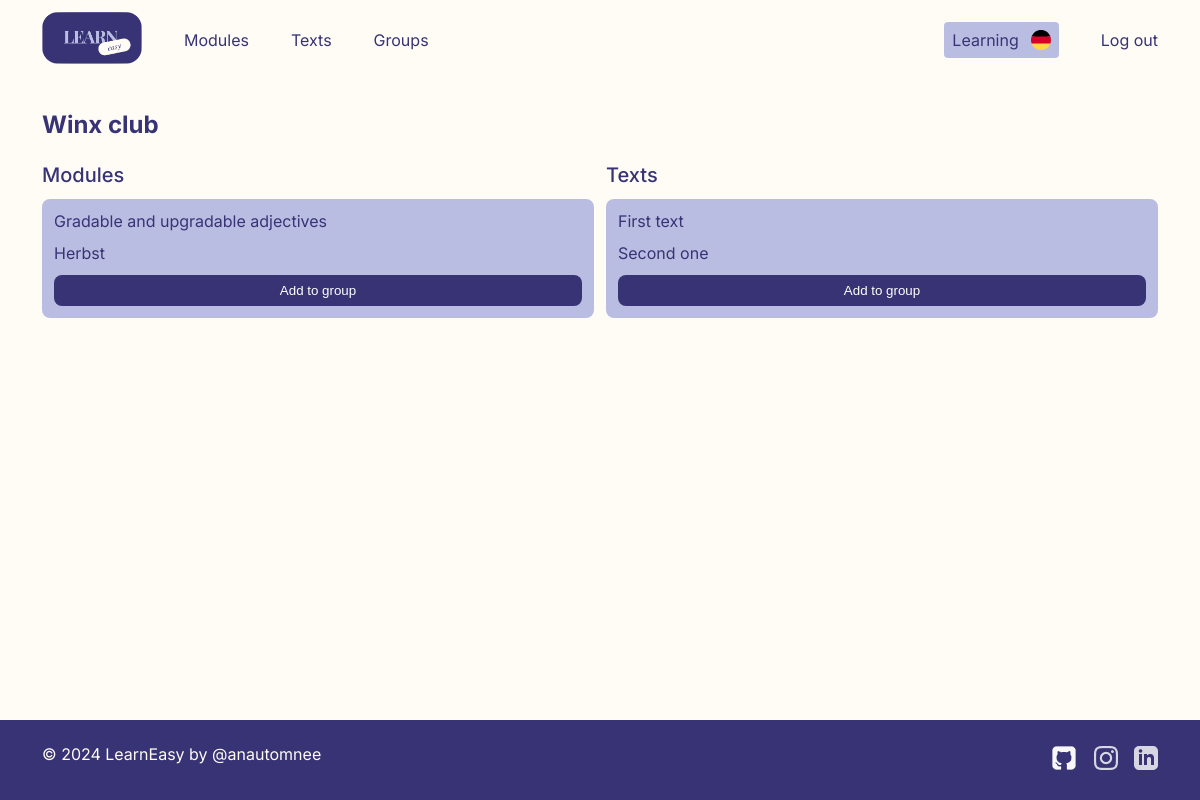
Page /group/2 (signed in) on the committed database.
### learneasy/models.py (models this page shows)
class Group(models.Model):
    group_name = models.CharField(max_length=64)
    group_owner = models.ForeignKey(User, on_delete=models.CASCADE,  related_name="user_groups")
    group_emoji = models.CharField(max_length=28, choices=EMOJI, default=EMOJI["SCHOOL"])

class Module(models.Model):
    module_name = models.CharField(max_length=64)
    module_group = models.ForeignKey(Group, on_delete=models.CASCADE, related_name="group_modules", null=True)
    module_owner = models.ForeignKey(User, on_delete=models.CASCADE,  related_name="user_modules")
    module_emoji = models.CharField(max_length=28, choices=EMOJI, default=EMOJI["OPEN BOOK"])

class Text(models.Model):
    text_name = models.CharField(max_length=64)
    text_content = models.TextField(max_length=8096)
    text_group = models.ForeignKey(Group, on_delete=models.CASCADE, related_name="group_texts", null=True)
    text_owner = models.ForeignKey(User, on_delete=models.CASCADE,  related_name="user_texts")
    text_emoji = models.CharField(max_length=28, choices=EMOJI, default=EMOJI["WRITING HAND"])

### learneasy/views.py (the view)
# urls.py: path("group/<int:id>", views.group, name="group"),
@login_required
def group(request, id):
    current_user = User.objects.get(username=request.user.username)
    lang = current_user.language
    current_group = Group.objects.get(id=id)
    group_modules = current_group.group_modules.all()
    group_texts = current_group.group_texts.all()
    if current_group.group_owner.username != request.user.username:
        return render(request, "learneasy/error.html")
    modules = current_user.user_modules.all()
    texts = current_user.user_texts.all()
    groups = current_user.user_groups.all()
    new_group_modules = modules.difference(group_modules)
    new_group_texts = texts.difference(group_texts)
    return render(request, "learneasy/group.html", {
        "group": current_group,
        "group_modules": group_modules,
        "group_texts": group_texts,
        "lang": lang,
        "modules": modules,
        "texts": texts,
        "groups": groups,
        "new_group_modules": new_group_modules,
        "new_group_texts": new_group_texts
    })

### learneasy/templates/learneasy/group.html (shortened to what this page needs)
{% extends "learneasy/layout.html" %} {% block main %}
<div class="main">
  <h1 id="group_header">{{ group.group_name }}</h1>
  <div class="group_grid">
    <div>
      <h2>Modules</h2>
      <div class="group_container">
        {% if group_modules %} {% for module in group_modules %}
        <a href="{% url 'module' module.id %}">{{ module.module_name }}</a>
        {% endfor %} {% else %}
        <p>No modules in this group yet</p>
        {% endif %}
        {% if new_group_modules %}
        <button class="add_to_group_btn add_module_to_group {{ group.id }}">
          Add to group
        </button>
        {% else %}
        <p class="group__extraInfo">No modules to add</p>
        {% endif %}
      </div>
    </div>
    <div>
      <h2>Texts</h2>
      <div class="group_container">
        {% if group_texts %} {% for text in group_texts %}
        <a href="{% url 'text' text.id %}">{{ text.text_name }}</a>
        {% endfor %} {% else %}
        <p>No texts in this group yet</p>
        {% endif %}
        {% if new_group_texts %}
        <button class="add_to_group_btn add_text_to_group {{ group.id }}">
          Add to group
        </button>
        {% else %}
        <p class="group__extraInfo">No texts to add</p>
        {% endif %}
      </div>
    </div>
  </div>
</div>
{% endblock %}

### learneasy/static/learneasy/styles.css (style rules this page uses)
* { margin: 0; padding: 0; box-sizing: border-box; }
body { display: flex; min-height: 100vh; flex-direction: column; }
button { cursor: pointer; }
h1 { font-size: 24px; }
h2 { font-size: 20px; font-weight: 500; }
body { background-color: #fffcf5; color: #373375; font-family: "Inter", sans-serif; }
.main { margin: 0 42px; flex: 1; }
.group_grid { display: grid; grid-template-columns: 1fr 1fr; gap: 12px; }
.group_container { display: flex; flex-direction: column; gap: 12px; background-color: #babde2; padding: 12px; border-radius: 8px; margin: 12px 0; max-width: 620px; }
#group_header { margin-bottom: 24px; }
.add_to_group_btn, #add_module_to_group_form_submit, #add_text_to_group_form_submit { background-color: #373375; border: none; color: #ffffff; padding: 8px 0; border-radius: 8px; cursor: pointer; }

### rows in the picture
Group: group_name "Winx club"
Module: module_name "Gradable and upgradable adjectives"
Module: module_name "Herbst"
Text: text_name "First text"
Text: text_name "Second one"
